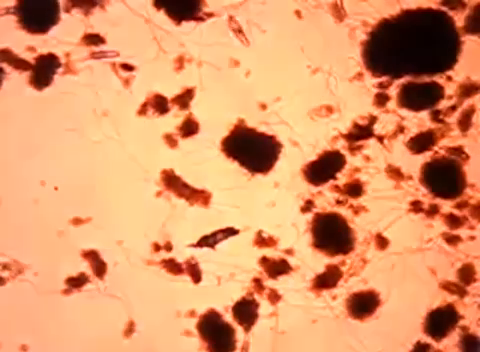
#> input picture frame 76 of image_stitching/video.mp4, 480 x 352 px
$ jupyter execute Image_stitching.ipynb
#> lines starting #> are read from the running program, lines starting #| are printed output that depends on the picture; after the words box and inside, x2 and y2 are one past the last pixel; in counts of white or black regions, pixels touching at a corner belong together
[cell 1]
import cv2
import numpy as np
import matplotlib.pyplot as plt

video_path = 'video.mp4'

cap = cv2.VideoCapture(video_path)

sw = 5
sh = 3
if not cap.isOpened():
    print("Error: Could not open video.")
    exit()

sift = cv2.SIFT_create()
bf = cv2.BFMatcher(crossCheck=True)

final_image = None

ret, prev_frame0 = cap.read()
#> prev_frame0 is the input picture: shape (352, 480, 3); mean B, G, R 104.7, 152.1, 223.7
if not ret:
    print("Error: Could not read the first frame.")
    cap.release()
    exit()


h, w, _ = prev_frame0.shape
#> h = 352; w = 480
prev_frame = np.zeros((h*sh, w*sw, 3), dtype=np.uint8)
prev_frame[(sh//2)*h:(sh//2+1)*h, (sw//2)*w:(sw//2+1)*w, :] = prev_frame0
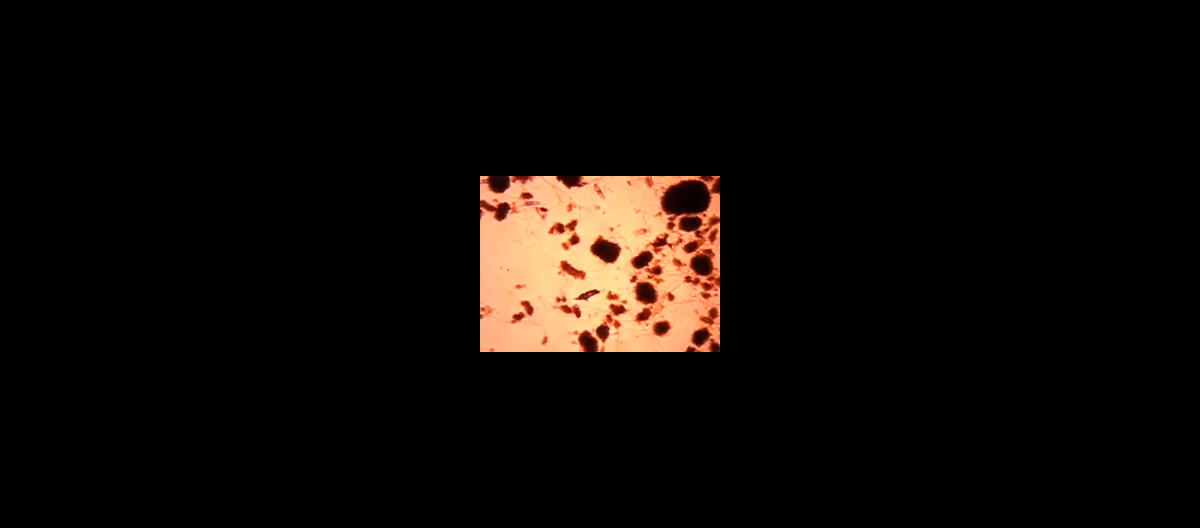
#> prev_frame: shape (1056, 2400, 3) (shown at 1/2 size); mean B, G, R 7, 10.1, 14.9

prev_frame_gray = cv2.cvtColor(prev_frame, cv2.COLOR_BGR2GRAY)
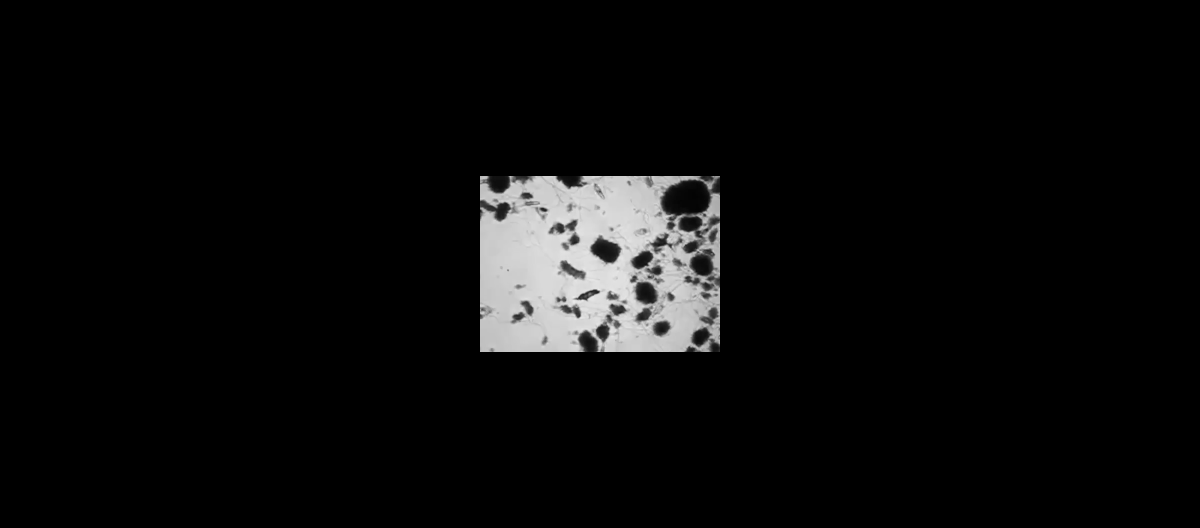
#> prev_frame_gray: shape (1056, 2400) (shown at 1/2 size); min 0, max 237, mean 11.2

prev_kp, prev_des = sift.detectAndCompute(prev_frame_gray, None)
#> prev_kp = 829 keypoints; strongest (x, y, size): (1212, 502, 31.5), (1161, 528, 277.9), (1323, 656, 18.9), (1291, 586, 26)
cnt = 0
brdr = ((sh//2)*h, (sh//2+1)*h, (sw//2)*w, (sw//2+1)*w)
#> brdr = (352, 704, 960, 1440)
while True:
    cnt += 1
    ret, curr_frame = cap.read()
    if not ret:
        break

    ccf = np.zeros((h*sh, w*sw, 3), dtype=np.uint8)
    ccf[(sh//2)*h:(sh//2+1)*h, (sw//2)*w:(sw//2+1)*w, :] = curr_frame

    sift = cv2.SIFT_create()

    kp1, des1 = sift.detectAndCompute(prev_frame, None)
#> kp1 has the same summary as prev_kp
    kp2, des2 = sift.detectAndCompute(ccf, None)
#> kp2 = 777 keypoints; strongest (x, y, size): (1212, 501, 31.2), (1162, 528, 278.5), (1323, 656, 18.9), (1291, 586, 26)


    # BFMatcher with default params. Default norm is NORM_L2. Default crossCheck is False. CrossCheck=True means Matcher returns only those matches with value (i,j) such that i-th descriptor in set A has j-th descriptor in set B as the best match and vice-versa. That is, the two features in both sets should match each other. Good substitute for ratio test
    bf = cv2.BFMatcher(crossCheck=True)
    # Match descriptors.
    matches = bf.match(des1, des2)
#> matches = 675 matches

    # Sort them in the order of their distance.
    sortmatches = sorted(matches, key = lambda x:x.distance)
#> sortmatches = 675 matches


    dst_pts = np.float32([kp1[m.queryIdx].pt for m in sortmatches[:50]]).reshape(-1, 1, 2)
#> dst_pts = 50 rows, first 8: [1395.6, 500], [1396.1, 504.1], [1400.5, 500.1], [1400.5, 500.1], [1410.4, 481.4], [1424.5, 487.6], [1438.3, 651.3], [1411.5, 496.5]
    src_pts = np.float32([kp2[m.trainIdx].pt for m in sortmatches[:50]]).reshape(-1, 1, 2)
#> src_pts has the same summary as dst_pts

    H, mask = cv2.findHomography(src_pts, dst_pts, cv2.RANSAC)
#> H = [[0.996, 0.00458, 0.231], [-0.00177, 1, 1.74], [-2.33e-06, 2.8e-06, 1]]; mask = 50 values from 1 to 1

    if abs(np.linalg.det(H) - 1) < 0.01 and cnt > 1:
        continue

    imgWarp = cv2.warpPerspective(ccf, H, (w*sw, h*sh))

    ccm = np.zeros((h*sh, w*sw), dtype=np.uint8)
    ccm[(sh//2)*h:(sh//2+1)*h, (sw//2)*w:(sw//2+1)*w] = np.ones((h, w), dtype=np.uint8)
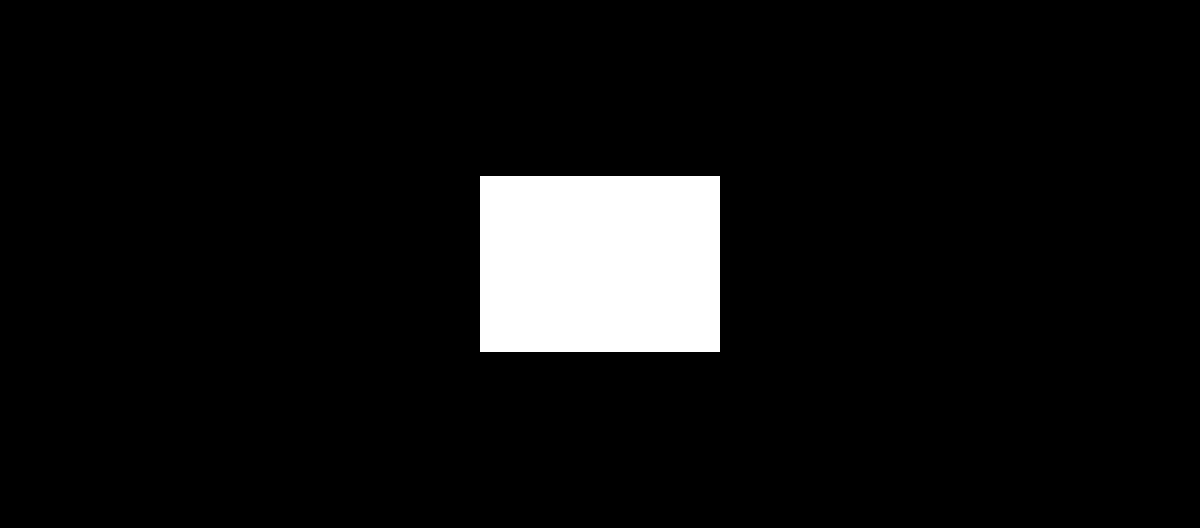
#> ccm: shape (1056, 2400) (shown at 1/2 size); values 0 (black) and 1 (white), 6.7% white; 1 white region, box (x1, y1, x2, y2) and area: (960, 352, 1440, 704) 168960
    curr_mask = cv2.warpPerspective(ccm, H, (w*sw, h*sh))
#> curr_mask: shape (1056, 2400); values 0 (black) and 1 (white), 6.7% white; 1 white region, box (x1, y1, x2, y2) and area: (959, 352, 1440, 704) 168963

    # ایجاد ماسک‌های وزنی
    prev_mask = (prev_frame.sum(axis=2) > 0).astype(np.float32)

    combined_mask = curr_mask + prev_mask
    curr_weight = curr_mask / combined_mask
    final_weight = prev_mask / combined_mask

    for c in range(3):
        prev_frame[..., c] = (
            curr_weight * imgWarp[..., c] + final_weight * prev_frame[..., c]
        ).astype(np.uint8)
#> prev_frame: shape (1056, 2400, 3); 5.97% of pixels changed, all inside (x1, y1, x2, y2) = (959, 352, 1440, 704)


    # prev_frame = np.where(curr_mask == 1, imgWarp, prev_frame)

    plt.imshow(cv2.cvtColor(prev_frame, cv2.COLOR_BGR2RGB))
    plt.axis('off')
    plt.show()
cap.release()
